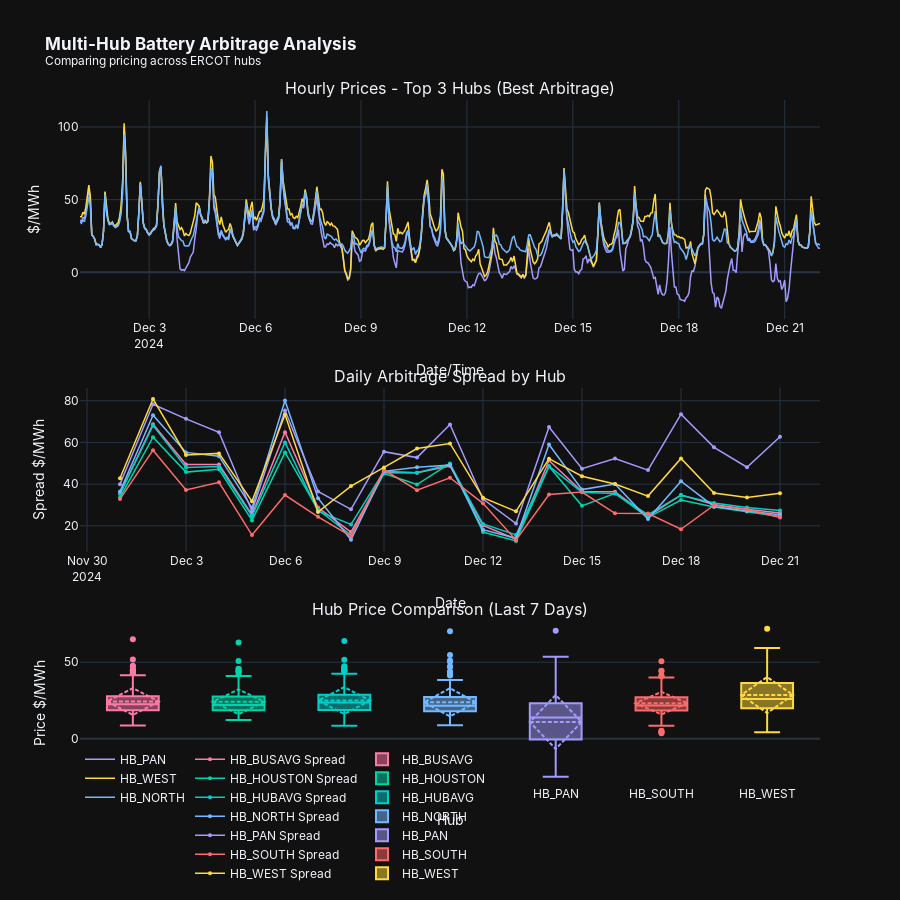

The code cell stored with this chart in its notebook:
### Markdown cell above
### Arbitrage Spread Visualization

### Code cell
if len(hub_prices) > 0 and 'lmp' in hub_prices.columns and 'deliveryDate' in hub_prices.columns:
    # Calculate daily spreads (reuse from cell 3 if available, otherwise recalculate)
    if 'daily_spreads' not in locals():
        daily_spreads = hub_prices.groupby(['deliveryDate', 'busName']).agg(
            min_price=('lmp', 'min'),
            max_price=('lmp', 'max'),
            avg_price=('lmp', 'mean'),
        ).reset_index()
        daily_spreads['spread'] = daily_spreads['max_price'] - daily_spreads['min_price']

    # Get top hubs by average spread (best arbitrage opportunities)
    top_hubs = daily_spreads.groupby('busName')['spread'].mean().sort_values(ascending=False).head(3).index.tolist()
    main_hub = top_hubs[0] if top_hubs else hub_prices['busName'].iloc[0]

    # Create datetime column
    hub_prices['datetime'] = hub_prices['deliveryDate'] + pd.to_timedelta(hub_prices['hourEnding'], unit='h')

    # Multi-hub comparison visualization
    fig = make_subplots(
        rows=3, cols=1,
        subplot_titles=(
            'Hourly Prices - Top 3 Hubs (Best Arbitrage)',
            'Daily Arbitrage Spread by Hub',
            'Hub Price Comparison (Last 7 Days)'
        ),
        vertical_spacing=0.1,
        row_heights=[0.4, 0.3, 0.3]
    )

    # Colors for hubs
    hub_colors = {
        'HB_HOUSTON': '#00d4aa',
        'HB_NORTH': '#74b9ff',
        'HB_SOUTH': '#ff6b6b',
        'HB_WEST': '#ffd93d',
        'HB_PAN': '#a29bfe',
        'HB_BUSAVG': '#fd79a8',
        'HB_HUBAVG': '#00cec9',
    }

    # Plot top 3 hubs hourly prices
    for hub in top_hubs[:3]:
        hub_data = hub_prices[hub_prices['busName'] == hub].sort_values(['datetime'])
        color = hub_colors.get(hub, '#888888')
        fig.add_trace(go.Scatter(
            x=hub_data['datetime'], y=hub_data['lmp'],
            mode='lines', name=hub,
            line={"color": color, "width": 1.5},
            legendgroup='prices'
        ), row=1, col=1)

    # Plot daily spreads for all hubs
    for hub in sorted(daily_spreads['busName'].unique()):
        hub_spreads = daily_spreads[daily_spreads['busName'] == hub].sort_values('deliveryDate')
        color = hub_colors.get(hub, '#888888')
        fig.add_trace(go.Scatter(
            x=hub_spreads['deliveryDate'], y=hub_spreads['spread'],
            mode='lines+markers', name=f'{hub} Spread',
            line={"color": color, "width": 1.5},
            marker={"size": 4},
            legendgroup='spreads'
        ), row=2, col=1)

    # Box plot comparing hubs (last 7 days)
    recent_dates = hub_prices['deliveryDate'].max() - pd.Timedelta(days=7)
    recent_prices = hub_prices[hub_prices['deliveryDate'] >= recent_dates]

    for hub in sorted(recent_prices['busName'].unique()):
        hub_data = recent_prices[recent_prices['busName'] == hub]['lmp']
        color = hub_colors.get(hub, '#888888')
        fig.add_trace(go.Box(
            y=hub_data, name=hub,
            marker_color=color,
            boxmean='sd',
            legendgroup='box'
        ), row=3, col=1)

    fig.update_layout(
        height=900, template='plotly_dark', showlegend=True,
        title_text="<b>Multi-Hub Battery Arbitrage Analysis</b><br><sup>Comparing pricing across ERCOT hubs</sup>",
        font={"family": 'Inter, sans-serif'},
        legend={"orientation": 'h', "yanchor": 'bottom', "y": -0.15}
    )
    fig.update_yaxes(title_text="$/MWh", row=1, col=1)
    fig.update_yaxes(title_text="Spread $/MWh", row=2, col=1)
    fig.update_yaxes(title_text="Price $/MWh", row=3, col=1)
    fig.update_xaxes(title_text="Date/Time", row=1, col=1)
    fig.update_xaxes(title_text="Date", row=2, col=1)
    fig.update_xaxes(title_text="Hub", row=3, col=1)
    fig.show()

    # Print summary statistics
    print(f"\n{'='*60}")
    print("ARBITRAGE OPPORTUNITY RANKING")
    print(f"{'='*60}")
    spread_ranking = daily_spreads.groupby('busName')['spread'].agg(['mean', 'std', 'max']).sort_values('mean', ascending=False)
    spread_ranking.columns = ['Avg Spread ($/MWh)', 'Std Dev', 'Max Spread ($/MWh)']
    print(spread_ranking.round(2).to_string())
else:
    print("⚠️ No price data available.")

### Figure 1 — Plotly figure (JSON) as saved in the notebook; plotly's stock layout.template omitted (floating-point values rounded to 4 significant figures; data arrays with more than 128 entries replaced by an {"elided": "..."} marker saying what was removed)
{"data": [{"legendgroup": "prices", "line": {"color": "#a29bfe", "width": 1.5}, "mode": "lines", "name": "HB_PAN", "type": "scatter", "x": {"elided": "504 str values"}, "xaxis": "x", "y": {"elided": "504 float values"}, "yaxis": "y"}, {"legendgroup": "prices", "line": {"color": "#ffd93d", "width": 1.5}, "mode": "lines", "name": "HB_WEST", "type": "scatter", "x": {"elided": "504 str values"}, "xaxis": "x", "y": {"elided": "504 float values"}, "yaxis": "y"}, {"legendgroup": "prices", "line": {"color": "#74b9ff", "width": 1.5}, "mode": "lines", "name": "HB_NORTH", "type": "scatter", "x": {"elided": "504 str values"}, "xaxis": "x", "y": {"elided": "504 float values"}, "yaxis": "y"}, {"legendgroup": "spreads", "line": {"color": "#fd79a8", "width": 1.5}, "marker": {"size": 4}, "mode": "lines+markers", "name": "HB_BUSAVG Spread", "type": "scatter", "x": ["2024-12-01T00:00:00", "2024-12-02T00:00:00", "2024-12-03T00:00:00", "2024-12-04T00:00:00", "2024-12-05T00:00:00", "2024-12-06T00:00:00", "2024-12-07T00:00:00", "2024-12-08T00:00:00", "2024-12-09T00:00:00", "2024-12-10T00:00:00", "2024-12-11T00:00:00", "2024-12-12T00:00:00", "2024-12-13T00:00:00", "2024-12-14T00:00:00", "2024-12-15T00:00:00", "2024-12-16T00:00:00", "2024-12-17T00:00:00", "2024-12-18T00:00:00", "2024-12-19T00:00:00", "2024-12-20T00:00:00", "2024-12-21T00:00:00"], "xaxis": "x2", "y": [35.48, 68.77, 49.48, 49.48, 25.21, 64.94, 28.8, 17.04, 45.54, 45.49, 48.75, 20.22, 13.55, 51.37, 36.48, 36.36, 24.55, 34.78, 30.2, 28.0, 26.22], "yaxis": "y2"}, {"legendgroup": "spreads", "line": {"color": "#00d4aa", "width": 1.5}, "marker": {"size": 4}, "mode": "lines+markers", "name": "HB_HOUSTON Spread", "type": "scatter", "x": ["2024-12-01T00:00:00", "2024-12-02T00:00:00", "2024-12-03T00:00:00", "2024-12-04T00:00:00", "2024-12-05T00:00:00", "2024-12-06T00:00:00", "2024-12-07T00:00:00", "2024-12-08T00:00:00", "2024-12-09T00:00:00", "2024-12-10T00:00:00", "2024-12-11T00:00:00", "2024-12-12T00:00:00", "2024-12-13T00:00:00", "2024-12-14T00:00:00", "2024-12-15T00:00:00", "2024-12-16T00:00:00", "2024-12-17T00:00:00", "2024-12-18T00:00:00", "2024-12-19T00:00:00", "2024-12-20T00:00:00", "2024-12-21T00:00:00"], "xaxis": "x2", "y": [33.64, 62.53, 45.77, 47.12, 22.61, 55.24, 27.73, 15.51, 45.12, 39.82, 49.96, 17.04, 12.79, 48.51, 29.59, 35.59, 24.05, 32.37, 29.06, 26.85, 24.52], "yaxis": "y2"}, {"legendgroup": "spreads", "line": {"color": "#00cec9", "width": 1.5}, "marker": {"size": 4}, "mode": "lines+markers", "name": "HB_HUBAVG Spread", "type": "scatter", "x": ["2024-12-01T00:00:00", "2024-12-02T00:00:00", "2024-12-03T00:00:00", "2024-12-04T00:00:00", "2024-12-05T00:00:00", "2024-12-06T00:00:00", "2024-12-07T00:00:00", "2024-12-08T00:00:00", "2024-12-09T00:00:00", "2024-12-10T00:00:00", "2024-12-11T00:00:00", "2024-12-12T00:00:00", "2024-12-13T00:00:00", "2024-12-14T00:00:00", "2024-12-15T00:00:00", "2024-12-16T00:00:00", "2024-12-17T00:00:00", "2024-12-18T00:00:00", "2024-12-19T00:00:00", "2024-12-20T00:00:00", "2024-12-21T00:00:00"], "xaxis": "x2", "y": [35.32, 68.18, 47.96, 48.5, 24.64, 60.02, 27.01, 20.68, 46.12, 45.47, 49.54, 20.89, 15.64, 48.68, 36.17, 35.46, 25.35, 34.7, 30.99, 28.85, 27.4], "yaxis": "y2"}, {"legendgroup": "spreads", "line": {"color": "#74b9ff", "width": 1.5}, "marker": {"size": 4}, "mode": "lines+markers", "name": "HB_NORTH Spread", "type": "scatter", "x": ["2024-12-01T00:00:00", "2024-12-02T00:00:00", "2024-12-03T00:00:00", "2024-12-04T00:00:00", "2024-12-05T00:00:00", "2024-12-06T00:00:00", "2024-12-07T00:00:00", "2024-12-08T00:00:00", "2024-12-09T00:00:00", "2024-12-10T00:00:00", "2024-12-11T00:00:00", "2024-12-12T00:00:00", "2024-12-13T00:00:00", "2024-12-14T00:00:00", "2024-12-15T00:00:00", "2024-12-16T00:00:00", "2024-12-17T00:00:00", "2024-12-18T00:00:00", "2024-12-19T00:00:00", "2024-12-20T00:00:00", "2024-12-21T00:00:00"], "xaxis": "x2", "y": [36.46, 73.09, 55.23, 53.4, 28.6, 80.16, 33.28, 13.31, 46.15, 48.07, 49.18, 18.14, 14.01, 59.01, 37.4, 40.1, 23.26, 41.39, 29.3, 27.09, 25.37], "yaxis": "y2"}, {"legendgroup": "spreads", "line": {"color": "#a29bfe", "width": 1.5}, "marker": {"size": 4}, "mode": "lines+markers", "name": "HB_PAN Spread", "type": "scatter", "x": ["2024-12-01T00:00:00", "2024-12-02T00:00:00", "2024-12-03T00:00:00", "2024-12-04T00:00:00", "2024-12-05T00:00:00", "2024-12-06T00:00:00", "2024-12-07T00:00:00", "2024-12-08T00:00:00", "2024-12-09T00:00:00", "2024-12-10T00:00:00", "2024-12-11T00:00:00", "2024-12-12T00:00:00", "2024-12-13T00:00:00", "2024-12-14T00:00:00", "2024-12-15T00:00:00", "2024-12-16T00:00:00", "2024-12-17T00:00:00", "2024-12-18T00:00:00", "2024-12-19T00:00:00", "2024-12-20T00:00:00", "2024-12-21T00:00:00"], "xaxis": "x2", "y": [40.0, 78.34, 71.32, 64.9, 27.04, 75.33, 36.53, 27.92, 55.58, 52.74, 68.58, 32.84, 21.1, 67.45, 47.44, 52.25, 46.73, 73.57, 57.66, 48.1, 62.75], "yaxis": "y2"}, {"legendgroup": "spreads", "line": {"color": "#ff6b6b", "width": 1.5}, "marker": {"size": 4}, "mode": "lines+markers", "name": "HB_SOUTH Spread", "type": "scatter", "x": ["2024-12-01T00:00:00", "2024-12-02T00:00:00", "2024-12-03T00:00:00", "2024-12-04T00:00:00", "2024-12-05T00:00:00", "2024-12-06T00:00:00", "2024-12-07T00:00:00", "2024-12-08T00:00:00", "2024-12-09T00:00:00", "2024-12-10T00:00:00", "2024-12-11T00:00:00", "2024-12-12T00:00:00", "2024-12-13T00:00:00", "2024-12-14T00:00:00", "2024-12-15T00:00:00", "2024-12-16T00:00:00", "2024-12-17T00:00:00", "2024-12-18T00:00:00", "2024-12-19T00:00:00", "2024-12-20T00:00:00", "2024-12-21T00:00:00"], "xaxis": "x2", "y": [32.83, 56.29, 37.24, 40.87, 15.59, 34.75, 24.35, 15.07, 46.89, 37.1, 43.07, 30.79, 13.13, 35.01, 36.22, 26.04, 25.92, 18.37, 29.89, 27.8, 24.05], "yaxis": "y2"}, {"legendgroup": "spreads", "line": {"color": "#ffd93d", "width": 1.5}, "marker": {"size": 4}, "mode": "lines+markers", "name": "HB_WEST Spread", "type": "scatter", "x": ["2024-12-01T00:00:00", "2024-12-02T00:00:00", "2024-12-03T00:00:00", "2024-12-04T00:00:00", "2024-12-05T00:00:00", "2024-12-06T00:00:00", "2024-12-07T00:00:00", "2024-12-08T00:00:00", "2024-12-09T00:00:00", "2024-12-10T00:00:00", "2024-12-11T00:00:00", "2024-12-12T00:00:00", "2024-12-13T00:00:00", "2024-12-14T00:00:00", "2024-12-15T00:00:00", "2024-12-16T00:00:00", "2024-12-17T00:00:00", "2024-12-18T00:00:00", "2024-12-19T00:00:00", "2024-12-20T00:00:00", "2024-12-21T00:00:00"], "xaxis": "x2", "y": [42.86, 80.88, 54.0, 54.76, 31.75, 73.38, 26.65, 39.09, 48.0, 57.09, 59.51, 33.53, 26.96, 52.22, 43.81, 40.1, 34.27, 52.35, 35.71, 33.65, 35.69], "yaxis": "y2"}, {"boxmean": "sd", "legendgroup": "box", "marker": {"color": "#fd79a8"}, "name": "HB_BUSAVG", "type": "box", "xaxis": "x3", "y": {"elided": "192 float values"}, "yaxis": "y3"}, {"boxmean": "sd", "legendgroup": "box", "marker": {"color": "#00d4aa"}, "name": "HB_HOUSTON", "type": "box", "xaxis": "x3", "y": {"elided": "192 float values"}, "yaxis": "y3"}, {"boxmean": "sd", "legendgroup": "box", "marker": {"color": "#00cec9"}, "name": "HB_HUBAVG", "type": "box", "xaxis": "x3", "y": {"elided": "192 float values"}, "yaxis": "y3"}, {"boxmean": "sd", "legendgroup": "box", "marker": {"color": "#74b9ff"}, "name": "HB_NORTH", "type": "box", "xaxis": "x3", "y": {"elided": "192 float values"}, "yaxis": "y3"}, {"boxmean": "sd", "legendgroup": "box", "marker": {"color": "#a29bfe"}, "name": "HB_PAN", "type": "box", "xaxis": "x3", "y": {"elided": "192 float values"}, "yaxis": "y3"}, {"boxmean": "sd", "legendgroup": "box", "marker": {"color": "#ff6b6b"}, "name": "HB_SOUTH", "type": "box", "xaxis": "x3", "y": {"elided": "192 float values"}, "yaxis": "y3"}, {"boxmean": "sd", "legendgroup": "box", "marker": {"color": "#ffd93d"}, "name": "HB_WEST", "type": "box", "xaxis": "x3", "y": {"elided": "192 float values"}, "yaxis": "y3"}], "layout": {"annotations": [{"font": {"size": 16}, "showarrow": false, "text": "Hourly Prices - Top 3 Hubs (Best Arbitrage)", "x": 0.5, "xanchor": "center", "xref": "paper", "y": 1, "yanchor": "bottom", "yref": "paper"}, {"font": {"size": 16}, "showarrow": false, "text": "Daily Arbitrage Spread by Hub", "x": 0.5, "xanchor": "center", "xref": "paper", "y": 0.58, "yanchor": "bottom", "yref": "paper"}, {"font": {"size": 16}, "showarrow": false, "text": "Hub Price Comparison (Last 7 Days)", "x": 0.5, "xanchor": "center", "xref": "paper", "y": 0.24, "yanchor": "bottom", "yref": "paper"}], "font": {"family": "Inter, sans-serif"}, "height": 900, "legend": {"orientation": "h", "y": -0.15, "yanchor": "bottom"}, "showlegend": true, "title": {"text": "<b>Multi-Hub Battery Arbitrage Analysis</b><br><sup>Comparing pricing across ERCOT hubs</sup>"}, "xaxis": {"anchor": "y", "domain": [0, 1], "title": {"text": "Date/Time"}}, "xaxis2": {"anchor": "y2", "domain": [0, 1], "title": {"text": "Date"}}, "xaxis3": {"anchor": "y3", "domain": [0, 1], "title": {"text": "Hub"}}, "yaxis": {"anchor": "x", "domain": [0.68, 1], "title": {"text": "$/MWh"}}, "yaxis2": {"anchor": "x2", "domain": [0.34, 0.58], "title": {"text": "Spread $/MWh"}}, "yaxis3": {"anchor": "x3", "domain": [0, 0.24], "title": {"text": "Price $/MWh"}}}}
